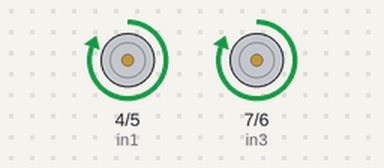
This sketch was run on a simulated Arduino Uno, built with avr-gcc and run on an emulated ATmega328P. On the bench: motor-driver pin pairs drawn as motors (green arrow = first pin HIGH = forward, orange = second pin HIGH = backward, longer = more drive, scaled by the enable pin).

Above: at 0.5 s.
At 5.75 s:
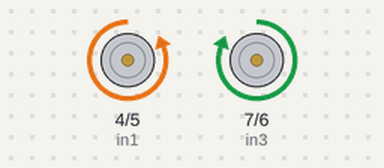
At 11.2 s:
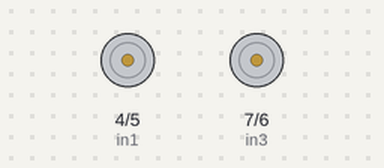
Timing chart, 0 to 18.5 s (numbered marks = the images above):
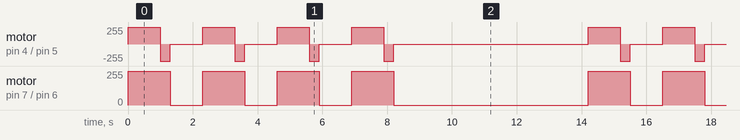

Measured:
- by itself, motor on pin 7 (in3) / pin 6 (in4): repeats every 14.2 s: 3 × (stopped 1.0 s, forward 255/255 1.3 s), stopped 6.0 s, forward 255/255 1.3 s
- by itself, motor on pin 4 (in1) / pin 5 (in2): repeats every 14.2 s: backward 255/255 0.30 s, stopped 1.0 s, forward 255/255 1.0 s, backward 255/255 0.30 s, stopped 1.0 s, forward 255/255 1.0 s, backward 255/255 0.30 s, stopped 1.0 s, forward 255/255 1.0 s, backward 255/255 0.30 s, stopped 6.0 s, forward 255/255 1.0 s

The sketch:

DriveaSquareNoSensor.ino
```cpp
//   Oct 13th   Paul J. Gitschner
//   Autonomous Auto Project for  Coursera UO Illinois IOT  course 1

// Motor 1    Left side,pointing fwd,   Out 3 black wire, Out 4 White wire
// black top terminal white bottom terminal, terminals on outside

#define enB 9 //yellow enable
#define in3 7  //green b fwd
#define in4 6 //blue  b rev

// Motor 2    Right side,pointing fwd,   Out 1 grey wire, Out 2 Purple wire
// Grey top terminal Purple bottom terminal, terminals on outside

#define enA 10 //white enableA
#define in1 4  //orange a fwd
#define in2 5 //grey  a rev


void setup() {
  pinMode(in3, OUTPUT);  //green  fwd
  pinMode(in4, OUTPUT);  //blue  rev
  pinMode(enB, OUTPUT); //yellow  en

//Motor 2
  pinMode(in1, OUTPUT);  //orang  fwd
  pinMode(in2, OUTPUT);  //grey  rev
  pinMode(enA, OUTPUT); //white  e

   }


void loop() {

  analogWrite(enB, 255); // Send PWM signal to L298N Enable pin
  analogWrite(enA, 255); // Send PWM signal to L298N Enable pin

//  fwd();
//  stopall();
 // rev();
 // stopall();
//  right();
 // stopall();
//  left();
 // stopall();
 // delay(5000);


 fwd();
 right();
 fwd();
 right();
 fwd();
 right();
 fwd();
 right();
 delay(5000);


}

void fwd() {
//motor 1  and 2 forwards
 digitalWrite(in3, HIGH);
 digitalWrite(in4, LOW);

 digitalWrite(in1, HIGH);
 digitalWrite(in2, LOW);
 delay (1000);
}

void stopall(){
// stop both
  digitalWrite(in3, LOW);
  digitalWrite(in4, LOW);

  digitalWrite(in1, LOW);
  digitalWrite(in2, LOW);
  delay (1000);
}

void rev(){

//motor 1  and 2 backwards
 digitalWrite(in3, LOW);
 digitalWrite(in4, HIGH);

 digitalWrite(in1, LOW);
 digitalWrite(in2, HIGH);
 delay (300);
}


void right() {


 digitalWrite(in3, HIGH);
 digitalWrite(in4, LOW);

 digitalWrite(in1, LOW);
 digitalWrite(in2, HIGH);
 delay (300);


// stop both
digitalWrite(in3, LOW);
digitalWrite(in4, LOW);

digitalWrite(in1, LOW);
digitalWrite(in2, LOW);
delay (1000);
}

void left() {


//motor 1 Turn LEFT
//motor 1  and 2 forwards
 digitalWrite(in4, HIGH);
 digitalWrite(in3, LOW);

 digitalWrite(in2, LOW);
 digitalWrite(in1, HIGH);
 delay (1300);

// stop both
digitalWrite(in3, LOW);
digitalWrite(in4, LOW);

digitalWrite(in1, LOW);
digitalWrite(in2, LOW);
delay (1000);
}
```
